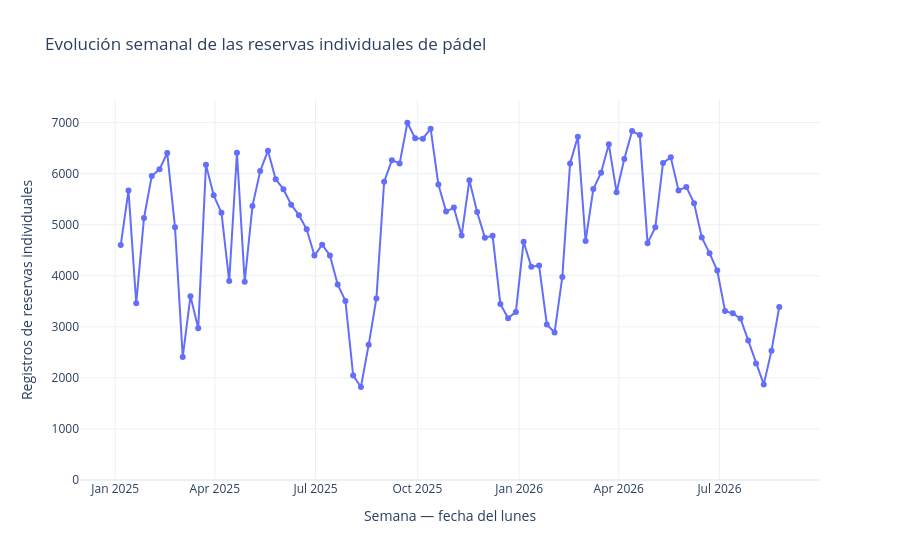

Write notebook code for a chart like this one.
### Markdown cell above
Se normalizaron los nombres de los centros eliminando espacios sobrantes y unificando «CDM El Quijote» como «El Quijote».
Esta equivalencia se adoptó al observar unidades deportivas coincidentes y periodos mensuales complementarios entre ambas denominaciones. Se conservaron los nombres originales y no se eliminaron registros por esta operación.

### Code cell
import plotly.express as px

# 1. Asignar cada registro a una semana de lunes a domingo.
# "semana" contiene la fecha del lunes.
reservas["semana"] = (
    reservas["fecha"]
    .dt.to_period("W-SUN")
    .dt.start_time
)

# 2. Contar registros y centros representados en cada semana
resumen_semanal = (
    reservas
    .groupby("semana")
    .agg(
        reservas_registradas=("fecha", "size"),
        centros_con_registros=("Centro deportivo", "nunique"),
        dias_con_registros=("fecha", "nunique")
    )
    .sort_index()
)

# 3. Incluir todas las semanas del intervalo.
# Las semanas sin registros se dejan vacías, no se rellenan con cero.
todas_las_semanas = pd.date_range(
    start=reservas["semana"].min(),
    end=reservas["semana"].max(),
    freq="W-MON"
)

resumen_semanal = (
    resumen_semanal
    .reindex(todas_las_semanas)
    .rename_axis("semana")
    .reset_index()
)

resumen_semanal["fin_semana"] = (
    resumen_semanal["semana"] + pd.Timedelta(days=6)
)

# 4. Marcar las semanas que quedan dentro del intervalo observado.
# Evitamos que los extremos parciales parezcan caídas de reservas.
resumen_semanal["dentro_intervalo_observado"] = (
    (resumen_semanal["semana"] >= reservas["fecha"].min())
    & (resumen_semanal["fin_semana"] <= reservas["fecha"].max())
)

semanas_grafico = resumen_semanal.loc[
    resumen_semanal["dentro_intervalo_observado"]
].copy()

# 5. Crear el gráfico interactivo
fig = px.line(
    semanas_grafico,
    x="semana",
    y="reservas_registradas",
    markers=True,
    title="Evolución semanal de las reservas individuales de pádel",
    labels={
        "semana": "Semana — fecha del lunes",
        "reservas_registradas": "Registros de reservas individuales",
        "centros_con_registros": "Centros con registros",
        "dias_con_registros": "Días con registros"
    },
    hover_data=["centros_con_registros", "dias_con_registros"],
    template="plotly_white"
)

fig.update_traces(connectgaps=False)
fig.update_layout(hovermode="x unified")
fig.update_yaxes(rangemode="tozero")
fig.show()

# 6. Guardar la tabla completa y el gráfico
resumen_semanal.to_csv(
    carpeta_analisis / "reservas_semanales.csv",
    index=False,
    encoding="utf-8-sig"
)

fig.write_html(
    str(carpeta_analisis / "evolucion_semanal.html"),
    include_plotlyjs=True
)

### Figure 1 — Plotly figure (JSON) as saved in the notebook; plotly's stock layout.template omitted (floating-point values rounded to 4 significant figures; data arrays with more than 128 entries replaced by an {"elided": "..."} marker saying what was removed)
{"data": [{"connectgaps": false, "customdata": {"elided": "86x2 int values"}, "hovertemplate": "Semana — fecha del lunes=%{x}<br>Registros de reservas individuales=%{y}<br>Centros con registros=%{customdata[0]}<br>Días con registros=%{customdata[1]}<extra></extra>", "legendgroup": "", "line": {"color": "#636efa", "dash": "solid"}, "marker": {"symbol": "circle"}, "mode": "lines+markers", "name": "", "orientation": "v", "showlegend": false, "type": "scatter", "x": ["2025-01-06T00:00:00.000000", "2025-01-13T00:00:00.000000", "2025-01-20T00:00:00.000000", "2025-01-27T00:00:00.000000", "2025-02-03T00:00:00.000000", "2025-02-10T00:00:00.000000", "2025-02-17T00:00:00.000000", "2025-02-24T00:00:00.000000", "2025-03-03T00:00:00.000000", "2025-03-10T00:00:00.000000", "2025-03-17T00:00:00.000000", "2025-03-24T00:00:00.000000", "2025-03-31T00:00:00.000000", "2025-04-07T00:00:00.000000", "2025-04-14T00:00:00.000000", "2025-04-21T00:00:00.000000", "2025-04-28T00:00:00.000000", "2025-05-05T00:00:00.000000", "2025-05-12T00:00:00.000000", "2025-05-19T00:00:00.000000", "2025-05-26T00:00:00.000000", "2025-06-02T00:00:00.000000", "2025-06-09T00:00:00.000000", "2025-06-16T00:00:00.000000", "2025-06-23T00:00:00.000000", "2025-06-30T00:00:00.000000", "2025-07-07T00:00:00.000000", "2025-07-14T00:00:00.000000", "2025-07-21T00:00:00.000000", "2025-07-28T00:00:00.000000", "2025-08-04T00:00:00.000000", "2025-08-11T00:00:00.000000", "2025-08-18T00:00:00.000000", "2025-08-25T00:00:00.000000", "2025-09-01T00:00:00.000000", "2025-09-08T00:00:00.000000", "2025-09-15T00:00:00.000000", "2025-09-22T00:00:00.000000", "2025-09-29T00:00:00.000000", "2025-10-06T00:00:00.000000", "2025-10-13T00:00:00.000000", "2025-10-20T00:00:00.000000", "2025-10-27T00:00:00.000000", "2025-11-03T00:00:00.000000", "2025-11-10T00:00:00.000000", "2025-11-17T00:00:00.000000", "2025-11-24T00:00:00.000000", "2025-12-01T00:00:00.000000", "2025-12-08T00:00:00.000000", "2025-12-15T00:00:00.000000", "2025-12-22T00:00:00.000000", "2025-12-29T00:00:00.000000", "2026-01-05T00:00:00.000000", "2026-01-12T00:00:00.000000", "2026-01-19T00:00:00.000000", "2026-01-26T00:00:00.000000", "2026-02-02T00:00:00.000000", "2026-02-09T00:00:00.000000", "2026-02-16T00:00:00.000000", "2026-02-23T00:00:00.000000", "2026-03-02T00:00:00.000000", "2026-03-09T00:00:00.000000", "2026-03-16T00:00:00.000000", "2026-03-23T00:00:00.000000", "2026-03-30T00:00:00.000000", "2026-04-06T00:00:00.000000", "2026-04-13T00:00:00.000000", "2026-04-20T00:00:00.000000", "2026-04-27T00:00:00.000000", "2026-05-04T00:00:00.000000", "2026-05-11T00:00:00.000000", "2026-05-18T00:00:00.000000", "2026-05-25T00:00:00.000000", "2026-06-01T00:00:00.000000", "2026-06-08T00:00:00.000000", "2026-06-15T00:00:00.000000", "2026-06-22T00:00:00.000000", "2026-06-29T00:00:00.000000", "2026-07-06T00:00:00.000000", "2026-07-13T00:00:00.000000", "2026-07-20T00:00:00.000000", "2026-07-27T00:00:00.000000", "2026-08-03T00:00:00.000000", "2026-08-10T00:00:00.000000", "2026-08-17T00:00:00.000000", "2026-08-24T00:00:00.000000"], "xaxis": "x", "y": [4602, 5673, 3462, 5133, 5955, 6086, 6406, 4953, 2409, 3600, 2975, 6173, 5577, 5233, 3896, 6410, 3883, 5365, 6052, 6451, 5892, 5696, 5394, 5188, 4911, 4396, 4610, 4398, 3831, 3508, 2049, 1822, 2647, 3557, 5844, 6265, 6202, 6998, 6695, 6685, 6881, 5787, 5258, 5336, 4787, 5874, 5248, 4747, 4783, 3447, 3170, 3293, 4668, 4176, 4201, 3047, 2890, 3978, 6201, 6722, 4680, 5700, 6019, 6575, 5638, 6289, 6836, 6756, 4639, 4949, 6212, 6320, 5672, 5741, 5423, 4752, 4444, 4102, 3310, 3264, 3162, 2735, 2284, 1873, 2534, 3388], "yaxis": "y"}], "layout": {"hovermode": "x unified", "legend": {"tracegroupgap": 0}, "title": {"text": "Evolución semanal de las reservas individuales de pádel"}, "xaxis": {"anchor": "y", "domain": [0, 1], "title": {"text": "Semana — fecha del lunes"}}, "yaxis": {"anchor": "x", "domain": [0, 1], "rangemode": "tozero", "title": {"text": "Registros de reservas individuales"}}}}
